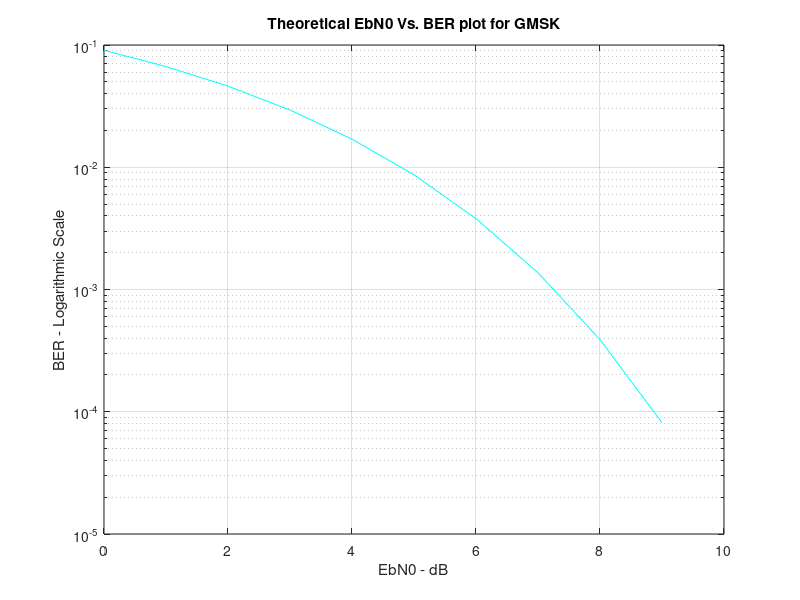

This chart was generated by the following MATLAB code:


EbN0 = 0:1:9; %EbN0 values in dB, ranging from 0dB to 12 dB
% convert EbN0 from dB to Linear and obtain sqaure root
gamma = 0.895;
EbN0_lin = 10.^(EbN0./10);
x = sqrt(2.*gamma.*EbN0_lin); 
% BER definition for GMSK, using built in erfc function in matlab
BER = 0.5*erfc(x./sqrt(2)); 

% when plotting use logarithmic scale for Y-axis
semilogy(EbN0, BER,'c');grid on
xlabel('EbN0 - dB');
ylabel('BER - Logarithmic Scale');
title('Theoretical EbN0 Vs. BER plot for GMSK');
% obtain value for EbNo = 8dB, output to command window
%db8 = find(EbN0 == 8);
%BER(db8)
%hold on
% plot EbN0 = 8dB value on graph.
%plot(EbN0(db8),BER(db8),'--rs','LineWidth',2,'Marker','o',...
                %'MarkerEdgeColor','r',...
                %'MarkerSize',5);
            
            
            